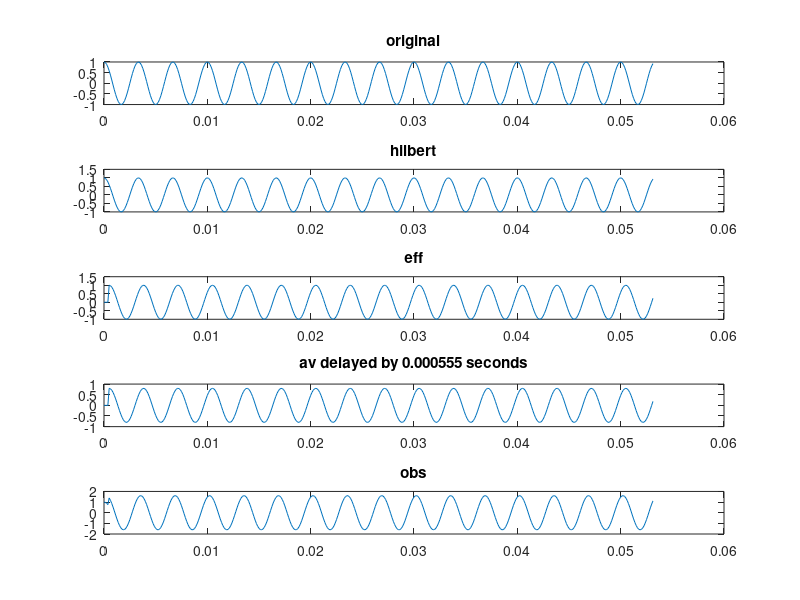

Here is the MATLAB script that generated this plot:
clear All;

%% Step 1: Generate voice signal (as seen by MCU)
% Time specifications
fc = 300;                     % hertz
fs = 8000;                % samples per second for constructing the sine wave
dt = 1/fs;                   % seconds per sample
StopTime = 2 * 8 / fc;       % seconds
t = (0:dt:StopTime-dt);     % seconds

%test signal generation
v = cos(2*pi*fc*t);
v = v';

% [y, fs] = audioread('two.wav');
% y = y(:,1);
% info = audioinfo('two.wav');
% y=resample(y,8000,fs); %resample so that fs=8000
% fs = 8000;
% t = 0:seconds(1/fs):seconds(info.Duration);
% t = t(1:length(y));

subplot(5,1,1);
plot(t,v);
title('original');

v = hilbert(v); %make analytical signal
subplot(5,1,2);
plot(t,v);
title('hilbert');

%% Step 2: Model antivoice contribution to obs input
%trans_obs signal will have a delay and attenuation relative to voice signal
trans_obs_sep = double(0.02); %meters

av_air_gain = double(0.8); %scalar factor of how much sound attenuates from transducer to obs
av_delay_secs = double(0.00333 /6); %total air+internal processing delay in seconds
av_delay_samples = int32(av_delay_secs * fs); %number of samples delayed by

%apply delay and attenuation (air gain)
% trans_obs = zeros(size(y));
% trans_obs(1 + trans_obs_delay_samples: end) = y(1:end - trans_obs_delay_samples); %delay
% trans_obs = trans_obs .* trans_obs_air_gain; %attenuation
eff = zeros(size(v));
av = zeros(size(v));

%TODO: apply antivoice generation algorithm above for correct phase
%calculation


%% Step : Model obs input (voice + antivoice)

obs = zeros(size(v));

%How to generate effective voice signal
    %Want eff(i) to be equal to v(i)
    %therefore eff(i)=v(i) = obs(i) - av(i)

%i is the sample number since start of time
for i = 1: length(v)
    v(i) = v(i);                            %just for future causality
    if i - av_delay_samples > 0
        eff(i) =  obs(i - av_delay_samples) - av(i - av_delay_samples);
    else
        eff(i) = 0;
    end
    av(i) = eff(i) * av_air_gain;  
    obs(i) = v(i) + av(i);                  %superposition
end

%plot eff
subplot(5,1,3);
plot(t,eff);
title('eff');

%plot av
subplot(5,1,4);
plot(t,av);
latencystr = sprintf('av delayed by %0.6f seconds', av_delay_secs);
title(latencystr );

%plot obs
subplot(5,1,5);
plot(t,obs);
title('obs');